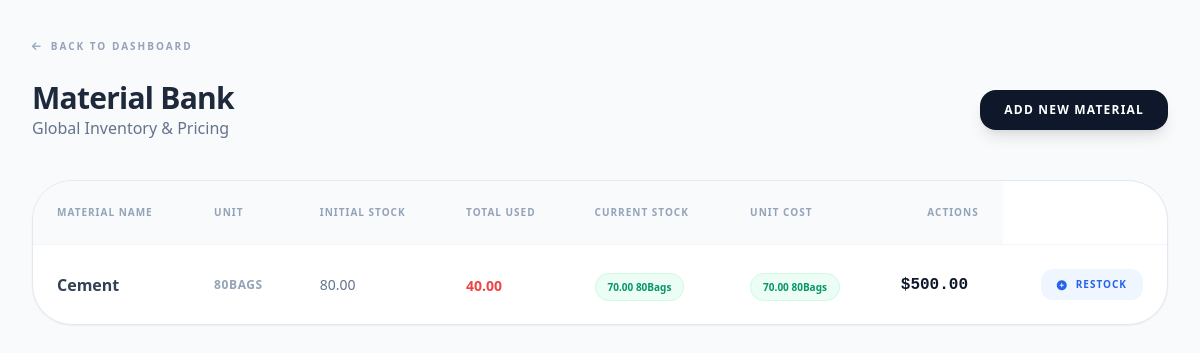
The page /materials/ (signed in) on the database as committed earlier.
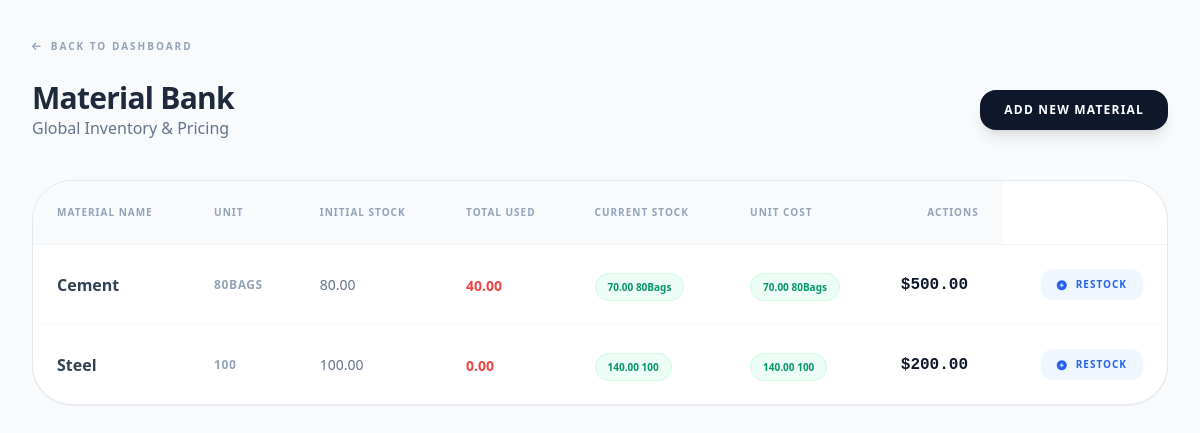
The same page on the database as committed later.
### materials/models.py (models this page shows, shortened)
class Material(models.Model):
    name = models.CharField(max_length=100)
    unit = models.CharField(max_length=20)
    initial_stock = models.FloatField(default=0)
    stock = models.FloatField(default=0)
    cost_per_unit = models.DecimalField(max_digits=12, decimal_places=2)

### materials/views.py (the view, shortened to what this page needs)
# urls.py: path('', views.material_bank, name='material_home'),
@login_required
@user_passes_test(can_manage_materials)
def material_bank(request):
    materials = Material.objects.annotate(
        total_used_calc=Coalesce(Sum('materialusage__quantity_used'), 0.0)
    ).order_by('name')
    return render(request, 'materials/material_list.html', {'materials': materials})

### materials/views.py (called while the page is built)
def can_manage_materials(user):
    return user.role and user.role.name in ['Admin', 'Project Manager', 'Contractor']

### materials/templates/materials/material_list.html (shortened to what the changed rows need)
<!DOCTYPE html>
<html lang="en">
<head>
    <script src="https://cdn.tailwindcss.com"></script>
    <link href="https://cdnjs.cloudflare.com/ajax/libs/font-awesome/6.0.0/css/all.min.css" rel="stylesheet">
</head>
<body class="bg-slate-50 p-8">
    <div class="max-w-6xl mx-auto">
        <div class="flex justify-between items-center mb-10">
            <div>
                <h1 class="text-3xl font-black text-slate-800 tracking-tight">Material Bank</h1>
            </div>
        </div>
        <div class="bg-white rounded-[2.5rem] border border-slate-200 shadow-sm overflow-hidden">
            <table class="w-full text-left">
                <thead class="bg-slate-50 border-b border-slate-100">
                    <tr>
                        <th class="p-6 text-[10px] font-black uppercase text-slate-400 tracking-widest">Material Name</th>
                        <th class="p-6 text-[10px] font-black uppercase text-slate-400 tracking-widest">Unit</th>
                        <th class="p-6 text-[10px] font-black uppercase text-slate-400 tracking-widest">Initial Stock</th>
                        <th class="p-6 text-[10px] font-black uppercase text-slate-400 tracking-widest text-red-400">Total Used</th>
                        <th class="p-6 text-[10px] font-black uppercase text-slate-400 tracking-widest text-emerald-500">Current Stock</th>
                        <th class="p-6 text-[10px] font-black uppercase text-slate-400 tracking-widest">Unit Cost</th>
                        <th class="p-6 text-[10px] font-black uppercase text-slate-400 tracking-widest text-right">Actions</th>
                    </tr>
                </thead>
                <tbody class="divide-y divide-slate-50">
                    {% for mat in materials %}
                    <tr class="hover:bg-slate-50/50 transition-colors group">
                        <td class="p-6">
                            <p class="font-bold text-slate-700">{{ mat.name }}</p>
                        </td>
                        <td class="p-6 text-xs text-slate-400 font-bold uppercase tracking-wider">
                            {{ mat.unit }}
                        </td>
                        <td class="p-6 text-sm font-medium text-slate-500">
                            {{ mat.initial_stock|floatformat:2 }}
                        </td>
                        <td class="p-6">
                            <span class="text-sm font-black text-red-500">
                                {{ mat.total_used_calc|floatformat:2 }}
                            </span>
                        </td>
                        <td class="p-6">
                            <span class="px-3 py-1.5 {% if mat.stock < 10 %}bg-red-50 text-red-600 border border-red-100{% else %}bg-emerald-50 text-emerald-600 border border-emerald-100{% endif %} rounded-full text-[10px] font-black">
                                {{ mat.stock|floatformat:2 }} {{ mat.unit }}
                            </span>
                        </td>
                        <td class="p-6">
                            <span class="px-3 py-1.5 {% if mat.stock < 10 %}bg-red-50 text-red-600 border border-red-100{% else %}bg-emerald-50 text-emerald-600 border border-emerald-100{% endif %} rounded-full text-[10px] font-black">
                                {{ mat.stock|floatformat:2 }} {{ mat.unit }}
                            </span>
                        </td>
                        <td class="p-6 font-mono font-bold text-slate-900">
                            ${{ mat.cost_per_unit|floatformat:2 }}
                        </td>
                        <td class="p-6 text-right">
                            {% if request.user.role.name != 'Contractor' %}
                            <a href="{% url 'materials:update_stock' mat.id %}"
                            class="inline-flex items-center bg-blue-50 text-blue-600 px-4 py-2 rounded-xl text-[10px] font-black uppercase tracking-widest hover:bg-blue-600 hover:text-white transition-all">
                                <i class="fas fa-plus-circle mr-2"></i> Restock
                            </a>
                            {% else %}
                            <span class="text-[9px] font-bold text-slate-300 uppercase italic">View Only</span>
                            {% endif %}
                        </td>
                    </tr>
                    {% endfor %}
                </tbody>
            </table>
        </div>
    </div>
</body>
</html>

Rows that differ between the two databases and show on the page:
added Material: name "Steel", unit "100", initial_stock "100.00", total_used_calc "0.00", stock "140.00", cost_per_unit "200.00"
